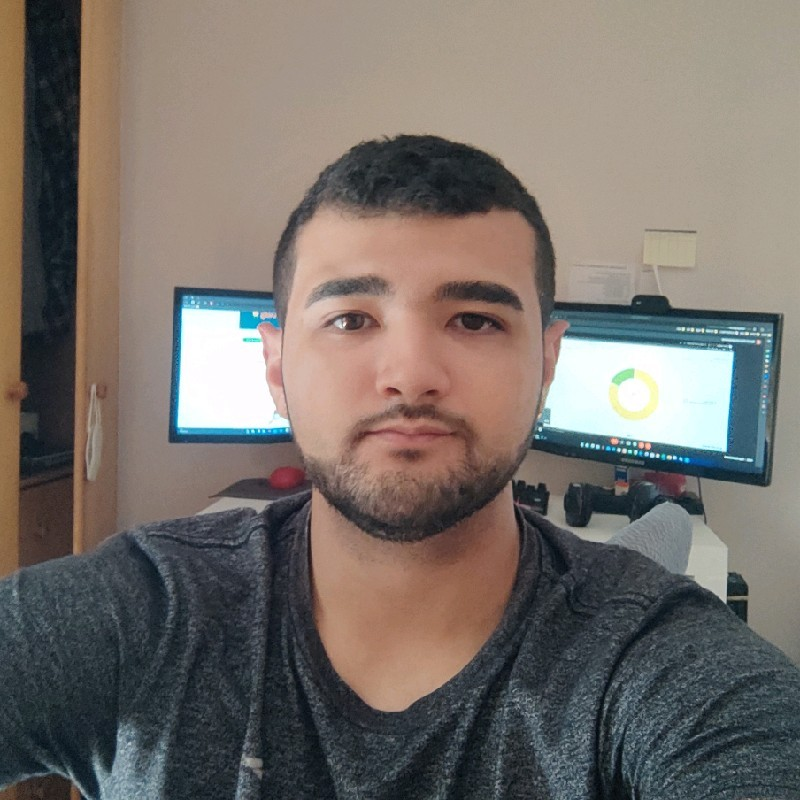
#> input picture data/eu.jpeg, 800 x 800 px
$ python cap02-27.1-histogram-equalization.py --image ../eu.jpeg
#> lines starting #> are read from the running program, lines starting #| are printed output that depends on the picture
# Equalização do Histograma

# É possível realizar um cálculo matemático sobre a distribuição de pixels para aumentar o contraste da imagem.
# A intenção neste caso é distribuir de forma mais uniforme as intensidades dos pixels sobre a imagem.
# No histograma é possível identificar a diferença pois o acúmulo de pixels próximo a alguns valores é suavizado.
# Veja a diferença entre o histograma original e o equalizado abaixo.

# Imports
import numpy as np
import argparse
import cv2
from matplotlib import pyplot as plt

# Argumento
ap = argparse.ArgumentParser()
ap.add_argument("-i", "--image", required = True, help = "Caminho para a imnagem")
args = vars(ap.parse_args())

# Carrega a imagem
image = cv2.imread(args["image"])
#> image is the input picture: shape (800, 800, 3); mean B, G, R 105.8, 111.5, 118.8

# Converte de RGB para Grayscale
image = cv2.cvtColor(image, cv2.COLOR_BGR2GRAY)
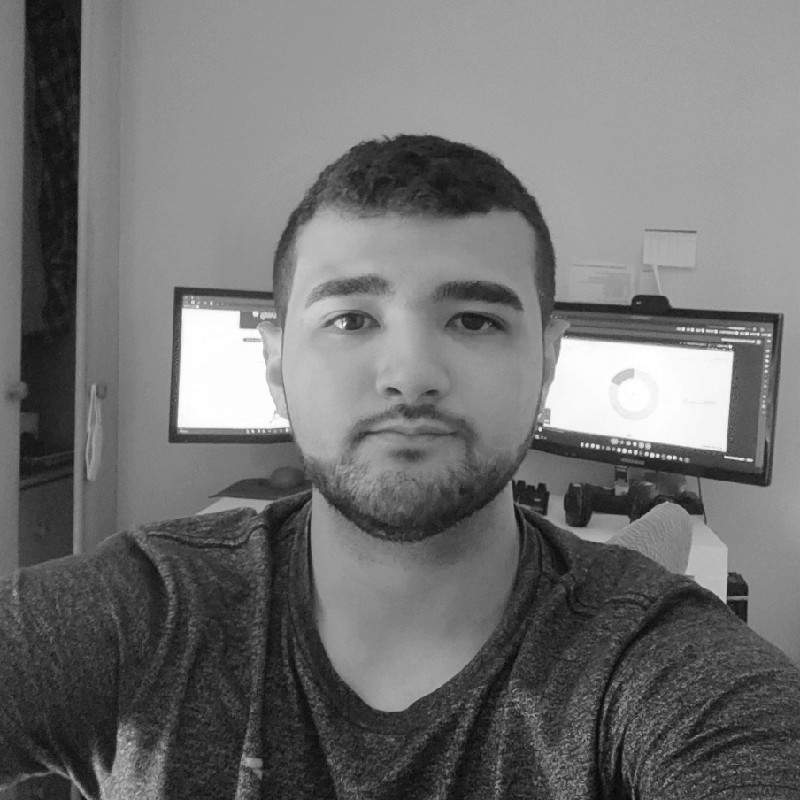
#> image: shape (800, 800); min 3, max 255, mean 113

# Equalização do Histograma
h_eq = cv2.equalizeHist(image)
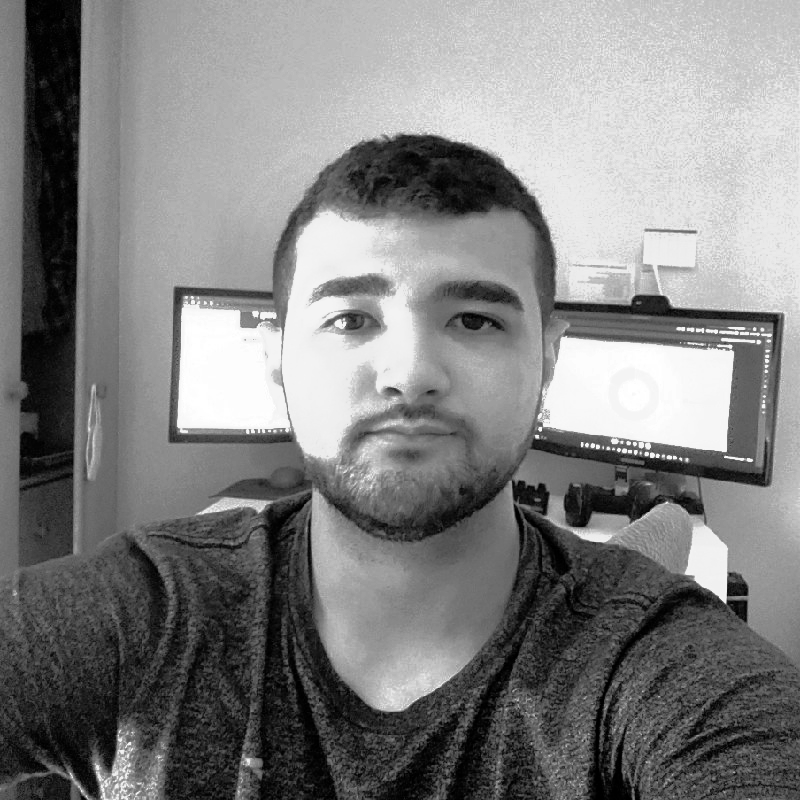
#> h_eq: shape (800, 800); min 0, max 255, mean 128.4

# Imagens
cv2.imshow("Original", image)
cv2.imshow("Equalizada", h_eq)
cv2.waitKey(0)

# Histogramas

plt.figure()
plt.title("Histograma Original")
plt.xlabel("Intensidade")
plt.ylabel("Total de Pixels")
plt.hist(image.ravel(), 256, [0,256])
plt.xlim([0, 256])
plt.show()
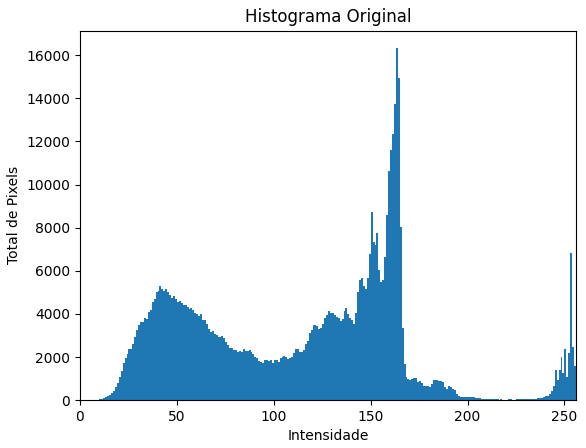
#> figure drawn by matplotlib, 1 panel; tallest bar 16325 high, from x = 163 to 164

plt.figure()
plt.title("Histograma Equalizado")
plt.xlabel("Intensidade")
plt.ylabel("Total de Pixels")
plt.hist(h_eq.ravel(), 256, [0,256])
plt.xlim([0, 256])
plt.show()
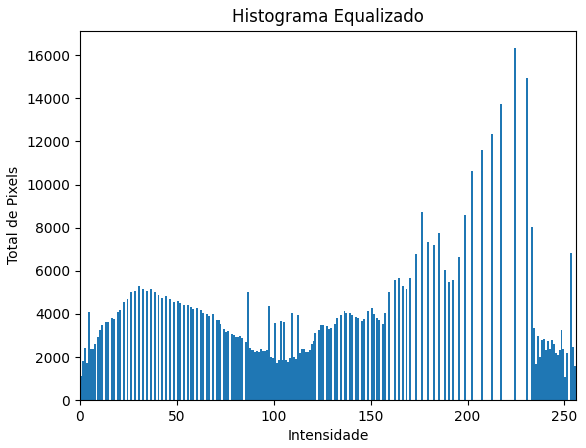
#> figure drawn by matplotlib, 1 panel; tallest bar 16325 high, from x = 224 to 225

cv2.waitKey(0)
